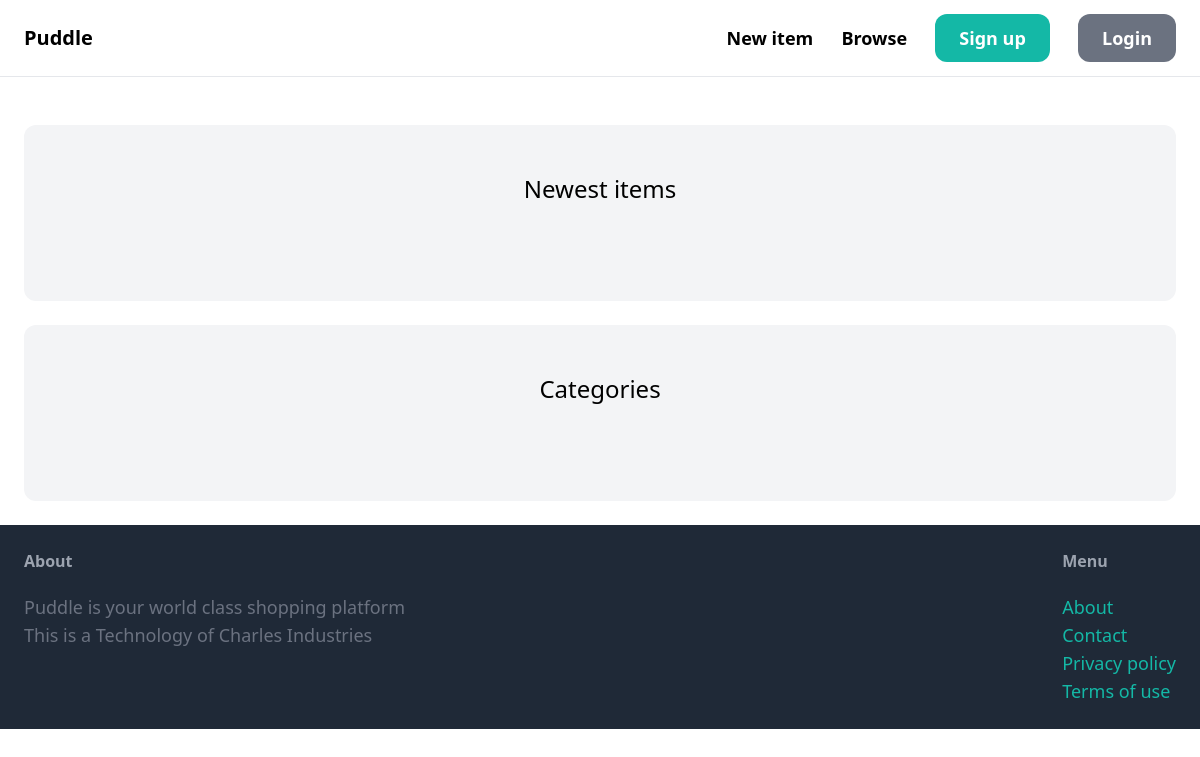
The app's page /, older data.
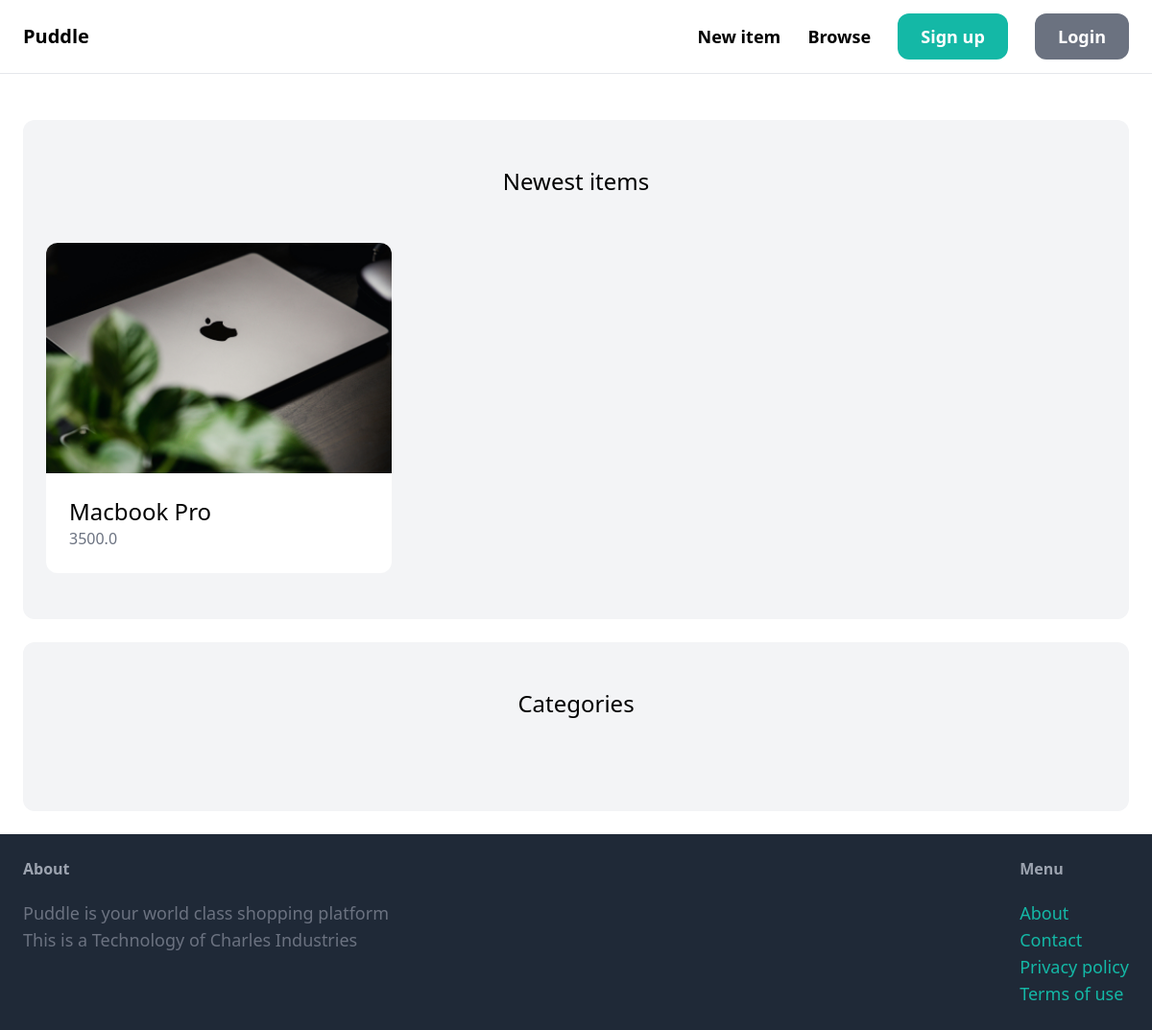
The same page, newer data.
### item/models.py (models this page shows, shortened)
class Item(models.Model):
    category = models.ForeignKey(Category, related_name='items', on_delete=models.CASCADE)
    name = models.CharField(max_length=255)
    description = models.TextField(blank=True, null=True)
    price = models.FloatField()
    image = models.ImageField(upload_to='item_images', blank=True, null=True)
    is_sold = models.BooleanField(default=False)
    created_by = models.ForeignKey(User, related_name='items', on_delete=models.CASCADE)
    created_at = models.DateTimeField(auto_now_add=True)

### core/views.py (the view)
# urls.py: path("", views.index),
def index(request):
    items = Item.objects.filter(is_sold=False)[0:6]
    categories = Category.objects.all()
    return render(request, 'core/index.html', {
        'categories': categories,
        'items': items
    })  #second param is the template

### core/templates/core/index.html (shortened to what this page needs)
{% extends 'core/base.html' %}
{% block content %}
    <div class="mt-6 px-6 py-12 bg-gray-100 rounded-xl">
        <h2 class="mb-12 text-2xl text-center ">Newest items</h2>
        <div class="grid grid-cols-3 gap-3">
            {% for item in items %}
                <div>
                    <a href="#">
                        <div>
                            <img src="{{item.image.url}}" class="rounded-t-xl"/>
                        </div>
                        <div class="p-6 bg-white rounded-b-xl">
                            <h2 class="text-2xl">{{ item.name }}</h2>
                            <p class="text-gray-500">{{ item.price }}</p>
                        </div>
                    </a>
                </div>
            {% endfor %}
        </div>
    </div>
    <div class="mt-6 px-6 py-12 bg-gray-100 rounded-xl">
        <h2 class="mb-12 text-2xl text-center ">Categories</h2>
    </div>
{% endblock %}

### core/templates/core/base.html (shortened to what this page needs)
<!DOCTYPE html>
<html lang="en">
<head>
    <script src="https://cdn.tailwindcss.com"></script>
</head>
<body>
    <nav class="px-6 py-6 flex justify-between items-center border-b border-gray">
        <a href="/" class="text-xl font-semibold">Puddle</a>
        <div class="space-x-6">
            <a href="#" class="text-lg font-semibold hover:text-gray-500">New item</a>
            <a href="#" class="text-lg font-semibold hover:text-gray-500">Browse</a>
            <a href="#" class="px-6 py-3 text-lg font-semibold bg-teal-500 text-white rounded-xl hover:bg-teal-700">Sign up</a>
            <a href="#" class="px-6 py-3 text-lg font-semibold bg-gray-500 text-white rounded-xl hover:bg-gray-700">Login</a>
        </div>
    </nav>
    <div class="px-6 py-6">
        {% block content %}
        {% endblock %}
    </div>
    <footer class="py-6 px-6 flex justify-between bg-gray-800">
        <div class="w-2/3 pr-10">
            <h3 class="mb-5 font-semibold text-gray-400">About</h3>
            <p class="text-lg text-gray-500">Puddle is your world class shopping platform</p>
            <p class="text-lg text-gray-500">This is a Technology of Charles Industries</p>
        </div>
        <div class="space-y-2">
            <h3 class="mb-5 font-semibold text-gray-400">Menu</h3>
            <ul>
                <li><a href="#" class="text-lg text-teal-500 hover:text-teal-700">About</a></li>
                <li><a href="{% url 'contact' %}" class="text-lg text-teal-500 hover:text-teal-700">Contact</a></li>
                <li><a href="#" class="text-lg text-teal-500 hover:text-teal-700">Privacy policy</a></li>
                <li><a href="#" class="text-lg text-teal-500 hover:text-teal-700">Terms of use</a></li>
            </ul>
        </div>
    </footer>
</body>
</html>

Row changes from the older to the newer data that the page shows:
added Item: image (picture), name "Macbook Pro", price "3500.0"
